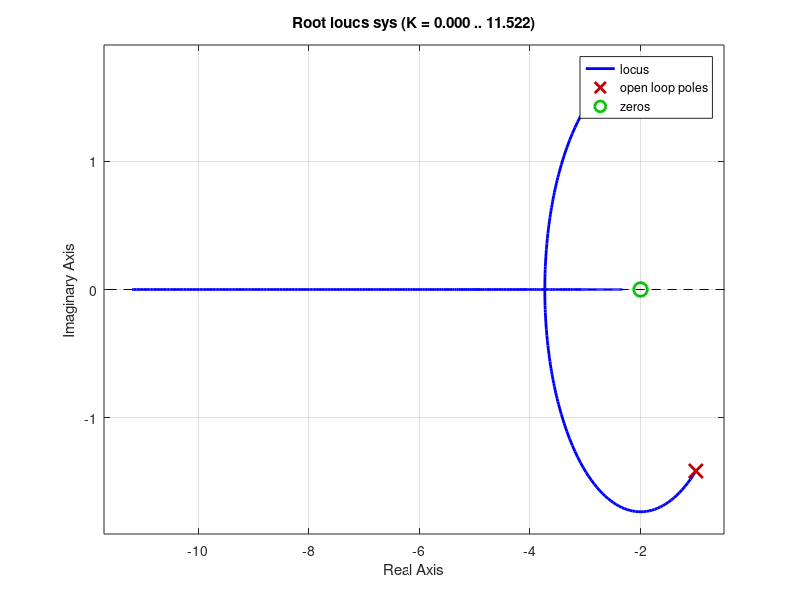

The MATLAB script that drew this image:
clc;
clear all;
close all;


num = [1 2];    % Enter the coefficients of numerator
den = [1 2 3];  % Enter the coefficients of denominator

sys = tf(num,den)  % computes transfer function

rlocus(sys)



